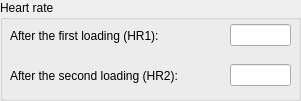
  <widget class="QGroupBox" name="groupBox_5">
   <property name="geometry">
    <rect>
     <x>10</x>
     <y>540</y>
     <width>301</width>
     <height>101</height>
    </rect>
   </property>
   <property name="title">
    <string>Heart rate</string>
   </property>
   <widget class="QWidget" name="horizontalLayoutWidget_21">
    <property name="geometry">
     <rect>
      <x>230</x>
      <y>20</y>
      <width>61</width>
      <height>31</height>
     </rect>
    </property>
    <layout class="QHBoxLayout" name="horizontalLayout_21">
     <item>
      <widget class="QLineEdit" name="leHR1"/>
     </item>
    </layout>
   </widget>
   <widget class="QWidget" name="horizontalLayoutWidget_22">
    <property name="geometry">
     <rect>
      <x>10</x>
      <y>20</y>
      <width>201</width>
      <height>31</height>
     </rect>
    </property>
    <layout class="QHBoxLayout" name="horizontalLayout_22">
     <item>
      <widget class="QLabel" name="label_11">
       <property name="text">
        <string>After the first loading (HR1):</string>
       </property>
       <property name="wordWrap">
        <bool>true</bool>
       </property>
      </widget>
     </item>
    </layout>
   </widget>
   <widget class="QWidget" name="horizontalLayoutWidget_23">
    <property name="geometry">
     <rect>
      <x>230</x>
      <y>60</y>
      <width>61</width>
      <height>31</height>
     </rect>
    </property>
    <layout class="QHBoxLayout" name="horizontalLayout_23">
     <item>
      <widget class="QLineEdit" name="leHR2"/>
     </item>
    </layout>
   </widget>
   <widget class="QWidget" name="horizontalLayoutWidget_24">
    <property name="geometry">
     <rect>
      <x>10</x>
      <y>60</y>
      <width>201</width>
      <height>31</height>
     </rect>
    </property>
    <layout class="QHBoxLayout" name="horizontalLayout_24">
     <item>
      <widget class="QLabel" name="label_12">
       <property name="text">
        <string>After the second loading (HR2):</string>
       </property>
       <property name="wordWrap">
        <bool>true</bool>
       </property>
      </widget>
     </item>
    </layout>
   </widget>
  </widget>
